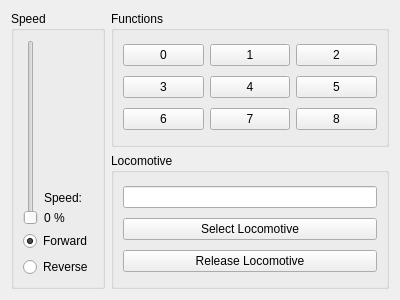
<?xml version="1.0" encoding="UTF-8"?>
<ui version="4.0">
 <class>ThrottleDisplay</class>
 <widget class="QWidget" name="ThrottleDisplay">
  <property name="geometry">
   <rect>
    <x>0</x>
    <y>0</y>
    <width>400</width>
    <height>300</height>
   </rect>
  </property>
  <property name="windowTitle">
   <string>Form</string>
  </property>
  <layout class="QHBoxLayout" name="horizontalLayout">
   <item>
    <widget class="QGroupBox" name="groupBox_3">
     <property name="sizePolicy">
      <sizepolicy hsizetype="Minimum" vsizetype="Preferred">
       <horstretch>0</horstretch>
       <verstretch>0</verstretch>
      </sizepolicy>
     </property>
     <property name="title">
      <string>Speed</string>
     </property>
     <layout class="QVBoxLayout" name="verticalLayout_2">
      <item>
       <widget class="QWidget" name="widget_2" native="true">
        <layout class="QHBoxLayout" name="horizontalLayout_2">
         <property name="leftMargin">
          <number>0</number>
         </property>
         <property name="topMargin">
          <number>0</number>
         </property>
         <property name="rightMargin">
          <number>0</number>
         </property>
         <property name="bottomMargin">
          <number>0</number>
         </property>
         <item>
          <widget class="QSlider" name="locoSpeed">
           <property name="maximum">
            <number>100</number>
           </property>
           <property name="orientation">
            <enum>Qt::Vertical</enum>
           </property>
          </widget>
         </item>
         <item>
          <widget class="QWidget" name="widget_3" native="true">
           <layout class="QVBoxLayout" name="verticalLayout_3">
            <property name="leftMargin">
             <number>0</number>
            </property>
            <property name="topMargin">
             <number>0</number>
            </property>
            <property name="rightMargin">
             <number>0</number>
            </property>
            <property name="bottomMargin">
             <number>0</number>
            </property>
            <item>
             <spacer name="verticalSpacer">
              <property name="orientation">
               <enum>Qt::Vertical</enum>
              </property>
              <property name="sizeHint" stdset="0">
               <size>
                <width>20</width>
                <height>121</height>
               </size>
              </property>
             </spacer>
            </item>
            <item>
             <widget class="QLabel" name="label">
              <property name="text">
               <string>Speed:</string>
              </property>
             </widget>
            </item>
            <item>
             <widget class="QLabel" name="speedLabel">
              <property name="text">
               <string>0 %</string>
              </property>
             </widget>
            </item>
           </layout>
          </widget>
         </item>
        </layout>
       </widget>
      </item>
      <item>
       <widget class="QRadioButton" name="forwardRadio">
        <property name="text">
         <string>Forward</string>
        </property>
        <property name="checked">
         <bool>true</bool>
        </property>
       </widget>
      </item>
      <item>
       <widget class="QRadioButton" name="reverseRadio">
        <property name="text">
         <string>Reverse</string>
        </property>
       </widget>
      </item>
     </layout>
    </widget>
   </item>
   <item>
    <widget class="QWidget" name="widget" native="true">
     <layout class="QVBoxLayout" name="verticalLayout">
      <property name="leftMargin">
       <number>0</number>
      </property>
      <property name="topMargin">
       <number>0</number>
      </property>
      <property name="rightMargin">
       <number>0</number>
      </property>
      <property name="bottomMargin">
       <number>0</number>
      </property>
      <item>
       <widget class="QGroupBox" name="groupBox">
        <property name="title">
         <string>Functions</string>
        </property>
        <layout class="QGridLayout" name="gridLayout">
         <item row="1" column="0">
          <widget class="QPushButton" name="func3">
           <property name="text">
            <string>3</string>
           </property>
          </widget>
         </item>
         <item row="0" column="0">
          <widget class="QPushButton" name="func0">
           <property name="text">
            <string>0</string>
           </property>
          </widget>
         </item>
         <item row="1" column="2">
          <widget class="QPushButton" name="func5">
           <property name="text">
            <string>5</string>
           </property>
          </widget>
         </item>
         <item row="0" column="1">
          <widget class="QPushButton" name="func1">
           <property name="text">
            <string>1</string>
           </property>
          </widget>
         </item>
         <item row="0" column="2">
          <widget class="QPushButton" name="func2">
           <property name="text">
            <string>2</string>
           </property>
          </widget>
         </item>
         <item row="1" column="1">
          <widget class="QPushButton" name="func4">
           <property name="text">
            <string>4</string>
           </property>
          </widget>
         </item>
         <item row="2" column="0">
          <widget class="QPushButton" name="func6">
           <property name="text">
            <string>6</string>
           </property>
          </widget>
         </item>
         <item row="2" column="1">
          <widget class="QPushButton" name="func7">
           <property name="text">
            <string>7</string>
           </property>
          </widget>
         </item>
         <item row="2" column="2">
          <widget class="QPushButton" name="func8">
           <property name="text">
            <string>8</string>
           </property>
          </widget>
         </item>
        </layout>
       </widget>
      </item>
      <item>
       <widget class="QGroupBox" name="groupBox_2">
        <property name="title">
         <string>Locomotive</string>
        </property>
        <layout class="QVBoxLayout" name="verticalLayout_4">
         <item>
          <widget class="QLineEdit" name="locoNumber"/>
         </item>
         <item>
          <widget class="QPushButton" name="selectLoco">
           <property name="text">
            <string>Select Locomotive</string>
           </property>
          </widget>
         </item>
         <item>
          <widget class="QPushButton" name="releaseLoco">
           <property name="text">
            <string>Release Locomotive</string>
           </property>
          </widget>
         </item>
        </layout>
       </widget>
      </item>
     </layout>
    </widget>
   </item>
  </layout>
 </widget>
 <resources/>
 <connections/>
</ui>
